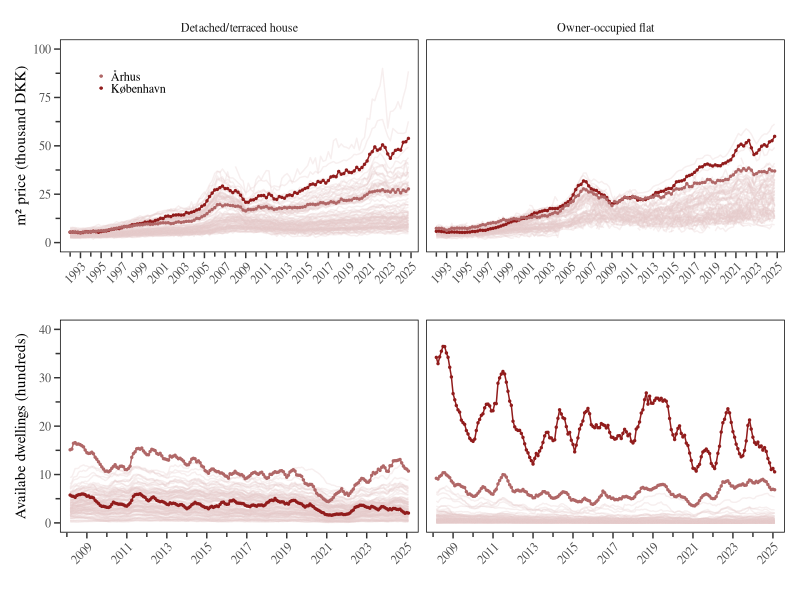
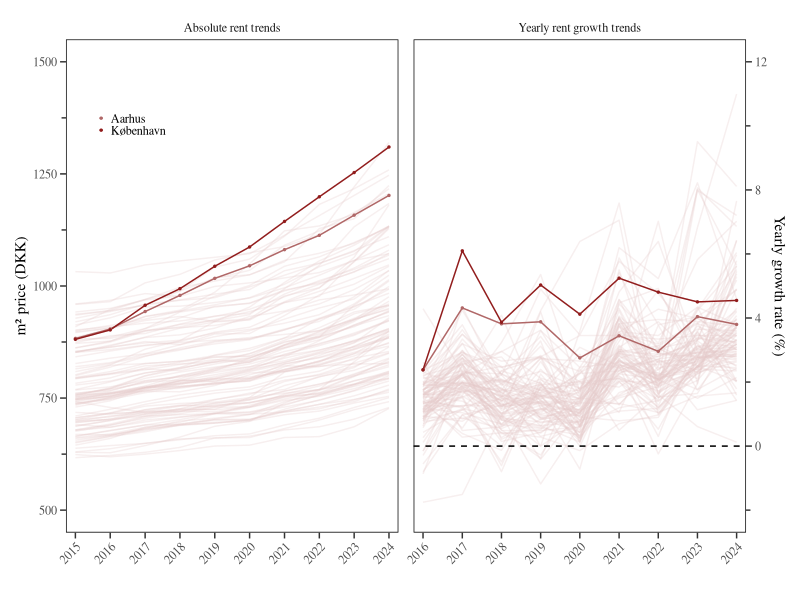
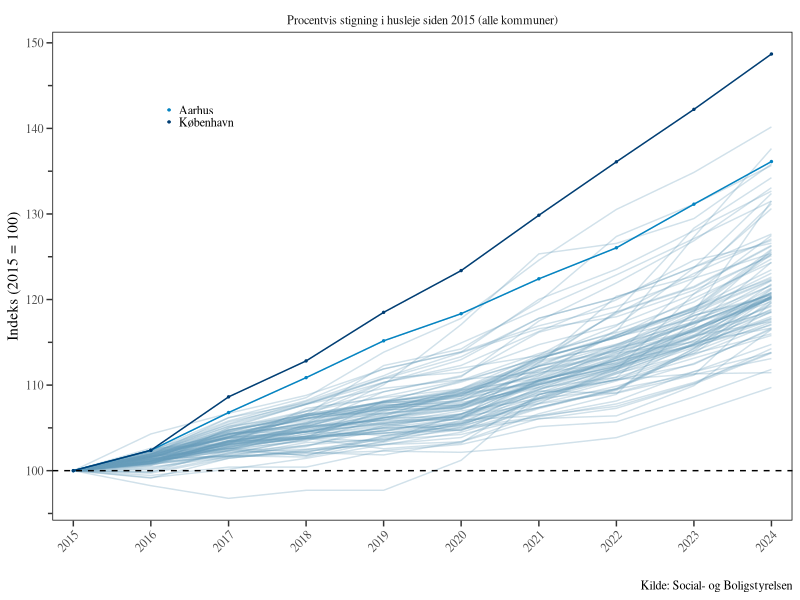

R code for these plots, in order:
rm(list=ls())

library(tidyverse) 
library(readxl) 
library(lubridate)
library(patchwork)

custom_theme <- theme_bw() + 
  theme(
    text = element_text(family = "Times"),    
    panel.grid = element_blank(), 
    panel.border = element_rect(colour = "black", fill = NA),
    axis.ticks.length = unit(.15, "cm"), 
    strip.background = element_blank()
  ) 

theme_set(custom_theme)

###########
# PRICES #
##########

## IMPORT DATA 
real_estate <- read_excel("Housing market stats/Samlede priser.xlsx")

real_estate$`Transaction price realised` <- as.numeric(real_estate$`Transaction price realised`) 


## Convert quarters to dates (e.g. 1992Q2 --> 1992-06-01)
real_estate <- real_estate %>%
  mutate(time = case_when(
    grepl("Q1", Time) ~ ymd(paste0(substr(Time, 1, 4), "-01-01")),
    grepl("Q2", Time) ~ ymd(paste0(substr(Time, 1, 4), "-04-01")),
    grepl("Q3", Time) ~ ymd(paste0(substr(Time, 1, 4), "-07-01")),
    grepl("Q4", Time) ~ ymd(paste0(substr(Time, 1, 4), "-10-01"))
  ))




## plot  
gg.prices <- real_estate |>
  ggplot(aes(x = time, y = `Transaction price realised`/1000)) + 
  geom_line(aes(group = Municipality), alpha = 0.3, color = "#E6CBCB") +
  geom_line(data = real_estate |> 
              filter(Municipality %in% c("København", "Århus")), 
            aes(x = time, y = `Transaction price realised`/1000, color = Municipality)) +
  geom_point(data = real_estate |> 
               filter(Municipality %in% c("København", "Århus")), 
            aes(x = time, y = `Transaction price realised`/1000, color = Municipality), size = .5) +
  scale_x_date(
    date_breaks = "2 years",     
    date_labels = "%Y", 
    expand = c(0.03, 0.05)) +
  ylim(0, 100) +
  labs(x = "",
        y = "m² price (thousand DKK)", 
        color = "") + 
  facet_wrap(~Type) + 
  scale_color_manual(values = c("København" = "#911C1C", "Århus" = "#B06767")) +
  guides(x = guide_axis(minor.ticks = TRUE),
           y = guide_axis(minor.ticks = TRUE), 
           color  = guide_legend(position = "inside")) + 
  theme(legend.position.inside = c(0.1, 0.85), 
        legend.key.size = unit(0.1, 'cm'),  
        axis.text.x = element_text(angle = 45, hjust = 1)) 

###########
# Supply #
########## 

## IMPORT DATA 
supply <- read_excel("Housing market stats/Supply.xlsx")

supply$`Available dwellings` <- as.numeric(supply$`Available dwellings`)

## Convert quarters to dates (e.g. 1992M1 --> 1992-01-01)

supply <- supply %>%
  mutate(time = case_when(
    grepl("M01", Time) ~ ymd(paste0(substr(Time, 1, 4), "-01-01")),  # For M1, January
    grepl("M02", Time) ~ ymd(paste0(substr(Time, 1, 4), "-02-01")),  # For M2, February
    grepl("M03", Time) ~ ymd(paste0(substr(Time, 1, 4), "-03-01")),  # For M3, March
    grepl("M04", Time) ~ ymd(paste0(substr(Time, 1, 4), "-04-01")),  # For M4, April
    grepl("M05", Time) ~ ymd(paste0(substr(Time, 1, 4), "-05-01")),  # For M5, May
    grepl("M06", Time) ~ ymd(paste0(substr(Time, 1, 4), "-06-01")),  # For M6, June
    grepl("M07", Time) ~ ymd(paste0(substr(Time, 1, 4), "-07-01")),  # For M7, July
    grepl("M08", Time) ~ ymd(paste0(substr(Time, 1, 4), "-08-01")),  # For M8, August
    grepl("M09", Time) ~ ymd(paste0(substr(Time, 1, 4), "-09-01")),  # For M9, September
    grepl("M10", Time) ~ ymd(paste0(substr(Time, 1, 4), "-10-01")),  # For M10, October
    grepl("M11", Time) ~ ymd(paste0(substr(Time, 1, 4), "-11-01")),  # For M11, November
    grepl("M12", Time) ~ ymd(paste0(substr(Time, 1, 4), "-12-01"))   # For M12, December
  ))

## plot
gg.sup <- supply |>
  ggplot(aes(x = time, y = `Available dwellings`/100)) + 
  geom_line(aes(group = Municipality), alpha = 0.3, color = "#E6CBCB") +
  #geom_smooth(data = supply |> filter(Municipality %in% c("København", "Århus")), 
              #aes(x = time, y = `Available dwellings`/100, color = Municipality), 
              #method = "lm", linetype = "dotted", se = FALSE, lwd = .4) +
  geom_line(data = supply 
            |>  filter(Municipality %in% c("København", "Århus")), 
            aes(x = time, y = `Available dwellings`/100, color = Municipality)) +
  geom_point(data = supply |> 
               filter(Municipality %in% c("København", "Århus")), 
             aes(x = time, y = `Available dwellings`/100, color = Municipality), size = .5) + 
  scale_x_date(
    date_breaks = "2 years",         
    date_labels = "%Y", 
    expand = c(0.03, 0.05)) +
  ylim(0, 40) +
  labs(x = "",
       y = "Availabe dwellings (hundreds)", 
       color = "") + 
  facet_wrap(~Type) + 
  scale_color_manual(values = c("København" = "#911C1C", "Århus" = "#B06767")) +
  guides(x = guide_axis(minor.ticks = TRUE),
         y = guide_axis(minor.ticks = TRUE), 
         color  = guide_legend(position = "inside")) + 
  theme(legend.position = "none", 
        axis.text.x = element_text(angle = 45, hjust = 1), 
        strip.text = element_blank()) 


## wrap plots 
wrap_plots(gg.prices, gg.sup, ncol = 1) 


###########
# RENT #
##########

## IMPORT DATA
rent <- read_excel("Housing market stats/Husleje.xlsx")

rent <- rent %>%
  arrange(municipality, year) %>%
  group_by(municipality) %>%
  mutate(
    absolute_change = rent - lag(rent),
    percent_change = (rent - lag(rent)) / lag(rent) * 100
  )

## year as date 
rent$year <- as.Date(paste0(rent$year, "-01-01"))

print(rent)

## plot 
abs <- rent |> 
  ggplot(aes(x = year, y = rent)) + 
  geom_line(aes(group = municipality), alpha = 0.3, color = "#E6CBCB") +
  geom_line(data = rent |> filter(municipality %in% c("København", "Aarhus")), 
            aes(x = year, y = rent, color = municipality)) +
  geom_point(data = rent |> filter(municipality %in% c("København", "Aarhus")), 
             aes(x = year, y = rent, color = municipality), size = .5) +
  labs(x = "",
       y = "m² price (DKK)", 
       color = "") +
  scale_x_date(
    date_breaks = "1 years",         
    date_labels = "%Y", 
    expand = c(0.03, 0.05)) +
  ylim(500, 1500) +
  scale_color_manual(values = c("København" = "#911C1C", "Aarhus" = "#B06767")) +
  guides(x = guide_axis(minor.ticks = FALSE),
         y = guide_axis(minor.ticks = TRUE), 
         color  = guide_legend(position = "inside")) + 
  theme(legend.position.inside = c(0.20, 0.85), 
        legend.key.size = unit(0.1, 'cm'),  
        axis.text.x = element_text(angle = 45, hjust = 1)) +
  facet_wrap(~"Absolute rent trends")

rent_pct <- rent |> 
  filter(!is.na(percent_change)) 

yoy <- rent_pct |>
  ggplot(aes(x = year, y = percent_change)) + 
  geom_line(aes(group = municipality), alpha = 0.3, color = "#E6CBCB") +
  geom_line(data = rent_pct |> filter(municipality %in% c("København", "Aarhus")), 
            aes(x = year, y = percent_change, color = municipality)) +
  geom_point(data = rent_pct |> filter(municipality %in% c("København", "Aarhus")), 
             aes(x = year, y = percent_change, color = municipality), size = .5) + 
  geom_hline(yintercept = 0, linetype = "dashed", color = "black") + 
  labs(x = "",
       y = "Yearly growth rate (%)", 
       color = "") +
  scale_x_date(
    date_breaks = "1 years",         
    date_labels = "%Y", 
    expand = c(0.03, 0.05)) +
  scale_color_manual(values = c("København" = "#911C1C", "Aarhus" = "#B06767")) +
  guides(x = guide_axis(minor.ticks = FALSE),
         y = guide_axis(minor.ticks = TRUE), 
         color  = guide_legend(position = "inside")) + 
  theme(legend.position = "none", 
        legend.key.size = unit(0.1, 'cm'),  
        axis.text.x = element_text(angle = 45, hjust = 1)) + 
  facet_wrap(~"Yearly rent growth trends") + 
  scale_y_continuous(position = "right", limits = c(-2,12)) 

wrap_plots(abs, yoy, ncol = 2)





mean(rent$percent_change, na.rm = TRUE)
    
rent |> 
  group_by(municipality) |>
  summarise(mean_percent_change = mean(percent_change, na.rm = TRUE)) |> 
  ## max
  filter(mean_percent_change == min(mean_percent_change)) 


# Cumulative change (for survey) 

rent_cum <- rent %>% 
  arrange(municipality, year) %>%
  group_by(municipality) %>%
  mutate(
    base_rent = first(rent[year(year) == 2015]),  # Extract base rent for 2015
    cumulative_change = (rent / base_rent) * 100
  ) %>%
  ungroup()


rent_cum |>
  ggplot(aes(x = year, y = cumulative_change)) + 
  geom_line(aes(group = municipality), alpha = 0.3, color = "#679db8") +
  geom_line(data = rent_cum |> filter(municipality %in% c("København", "Aarhus")), 
            aes(x = year, y = cumulative_change, color = municipality)) +
  geom_point(data = rent_cum |> filter(municipality %in% c("København", "Aarhus")), 
             aes(x = year, y = cumulative_change, color = municipality), size = .5) + 
  geom_hline(yintercept = 100, linetype = "dashed", color = "black") + 
  labs(x = "",
       y = "Indeks (2015 = 100)", 
       color = "", 
       caption = "Kilde: Social- og Boligstyrelsen") +
  scale_x_date(
    date_breaks = "1 years",         
    date_labels = "%Y", 
    expand = c(0.03, 0.05)) +
  scale_color_manual(values = c("København" = "#003d73", "Aarhus" = "#0484c2")) +
  guides(x = guide_axis(minor.ticks = FALSE),
         y = guide_axis(minor.ticks = TRUE), 
         color  = guide_legend(position = "inside")) + 
  theme(legend.position.inside = c(0.2, 0.85), 
        legend.key.size = unit(0.1, 'cm'),  
        axis.text.x = element_text(angle = 45, hjust = 1)) + 
  facet_wrap(~"Procentvis stigning i husleje siden 2015 (alle kommuner)") 
  ## add footnote
  
  


ggsave("Housing market stats/Husleje.png", width = 8, height = 5, dpi = 500)

## save with larger font
ggsave("Housing market stats/Husleje.png", width = 8, height = 5, dpi = 500, pointsize = 20)

rent_cum |>
  filter(municipality == "København") |>
  select(year, cumulative_change, rent) 

rent_pct |> 
  group_by(municipality) |> 
  # sort by average yearly growth 
  summarise(mean_percent_change = mean(percent_change, na.rm = TRUE)) |>
  arrange(mean_percent_change) |>
  print(n = 98)

mean(rent_pct$percent_change, na.rm = TRUE)
